Frame 1 (no input): blank canvas, image omitted
Frame 60 (no input): blank canvas, image omitted
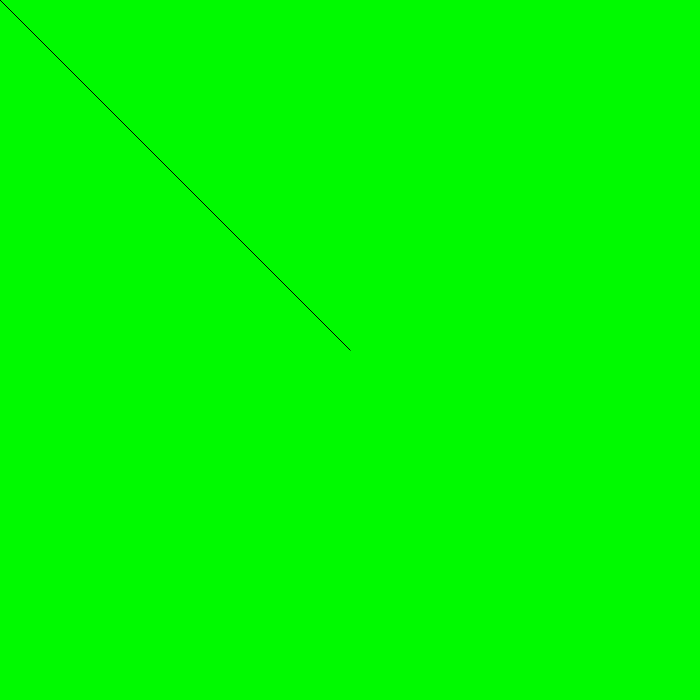
Frame 120 (the mouse pressed at the canvas centre since frame 60)

The p5.js sketch whose frames 1 and 60 were blank and that drew this single picture after the mouse press (run headless with seeded random() and noise() and a simulated clock; from frame 60 on, the mouse is pressed at the canvas centre):

// p5.js sketch
// ── sketch.js
let x=0;
let y=0;
let x2=0
let y2=0;
let mode=1;
let lk=0;
let p6o7=0;
function setup(){
createCanvas(700,700);
  background(0, 250, 0);
}
function draw(){
if (p6o7==0){background(0,250,0);p6o7=1;}
if(mode==4){}else{if(mode==5){}else{if(mode==6){}else{if(mode==7){}else{background(0,250,0);}}}}
if(key=='w'){if (mode==1){y=y-20}if (mode==3){y2=y2-20}
            }
  if(key=='a'){if (mode==1){x=x-10}if (mode==3){x2=x2-10}}
  if(key=='s'){if (mode==1){y=y+20}if (mode==3){y2=y2+20}}
  if(key=='d'){if (mode==1){x=x+10}if (mode==3){x2=x2+10}}
if (mode==4){}else{if (mode==7){}else{
if (key==0){}else{lk=key;}
  
  line(x,y,mouseX,mouseY);}}
  if (mode==4){}else{if (mode==6){}else{
    line(x2,y2,mouseX,mouseY);}}
if (key=='w'){}else{
if (key=='a'){}else{
if (key=='s'){}else{
if (key=='d'){}else{
if (key==0){}else{
mode=key;if (key=='4'){c=1;}if (key=='6'){if (c==0){background(0,250,0);c=1;}}
if (key=='7'){if (c==0){background(0,250,0);c=1;}}
}}}}}}
function keyReleased(){key=0;if (mode==4){}else{c=0}}
